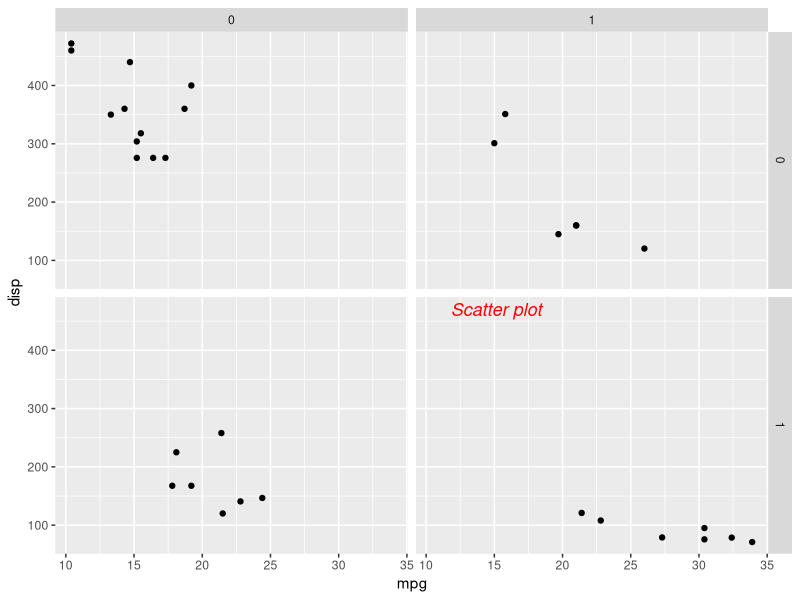

Write the R code that produced this figure.

library(tidyverse)
library(grid)



annotation_custom2 <- 
  function (grob, xmin = -Inf, xmax = Inf, ymin = -Inf, ymax = Inf, data) 
  {
    layer(data = data, stat = StatIdentity, position = PositionIdentity, 
          geom = ggplot2:::GeomCustomAnn,
          inherit.aes = TRUE, params = list(grob = grob, 
                                            xmin = xmin, xmax = xmax, 
                                            ymin = ymin, ymax = ymax))
  }


grob <- grobTree(textGrob("Scatter plot", x=0.1,  y=0.95, hjust=0,
                          gp=gpar(col="red", fontsize=13, fontface="italic")))

mtcars%>%
  ggplot(aes(mpg,disp))+
  geom_point()+
  facet_grid(vs~am)+
  #annotation_custom(grob)
  annotation_custom2(grob,data = mtcars %>% filter(vs == 1, am == 1))
